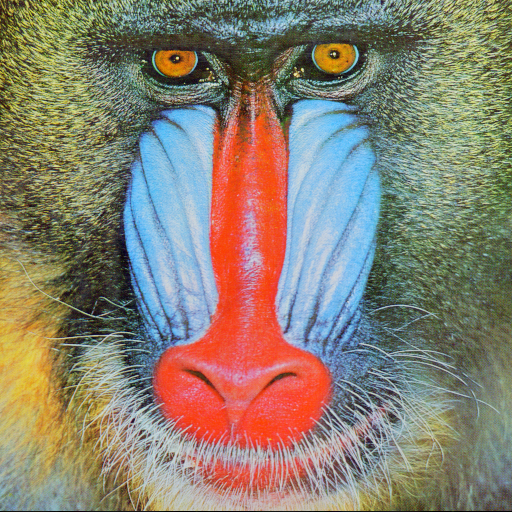
#> input picture baboon.tif, 512 x 512 px
$ python main.py
#> lines starting #> are read from the running program, lines starting #| are printed output that depends on the picture; after the words box and inside, x2 and y2 are one past the last pixel; in counts of white or black regions, pixels touching at a corner belong together
#> further down, baboon is the input picture: shape (512, 512, 3); mean B, G, R 113.1, 128.9, 137.4
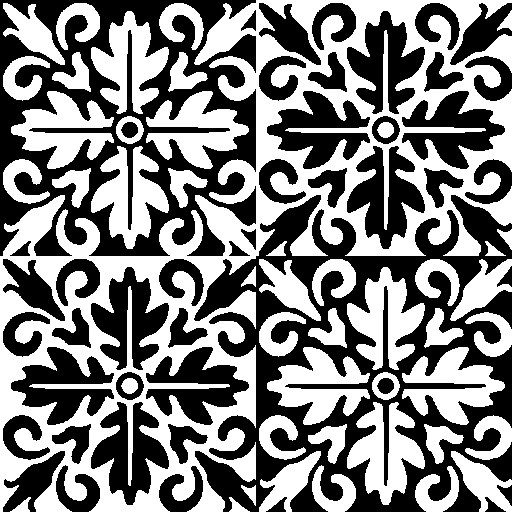
#> input picture ornament.tif, 512 x 512 px
#> further down, watermark_image is the input picture: shape (512, 512, 3); 50% white; 46 white regions, largest, box (x1, y1, x2, y2) and area: (0, 0, 512, 512) 71134, (91, 146, 169, 249) 3959, (347, 402, 425, 505) 3959
import cv2
import numpy as np

# 0 - blue
# 1 - green
# 2 - red

RED_COEF = 77 / 256
GREEN_COEF = 150 / 256
BLUE_COEF = 29 / 256

RED = 'red'
GREEN = 'green'
BLUE = 'blue'

RED_BIT_PLACE_NUMBER = 2
BLUE_BIT_PLACE_NUMBER = 3

DELTA = 4 + 4 * 17 % 3


def get_bit_place(channel, place_num):
    return channel & (2 ** (place_num - 1))


def get_channel(image, channel):
    b, g, r = cv2.split(image)
    if channel == BLUE:
        return b
    if channel == GREEN:
        return g
    if channel == RED:
        return r


def merge_channels(channel, color_channel_string):
    r = get_channel(baboon, RED)
    g = get_channel(baboon, GREEN)
    b = get_channel(baboon, BLUE)

    if color_channel_string == BLUE:
        return cv2.merge([channel, g, r])
    if color_channel_string == RED:
        return cv2.merge([b, g, channel])
    if color_channel_string == GREEN:
        return cv2.merge([b, channel, r])


def svi1_encode(original_image, water_mark_image, color_channel_string, bit_plate_number,
                second_channel_string, second_bit_plate_number):

#> called with color_channel_string = 'blue', bit_plate_number = 3, second_channel_string = 'red', second_bit_plate_number = 2
    clear_bit_place = 255 - (2 ** (bit_plate_number - 1))
    prepared_watermark_colored = ((water_mark_image / 255) * (2 ** (bit_plate_number - 1))).astype(np.uint8)
    binary_watermark = get_channel(prepared_watermark_colored, color_channel_string)
    # if clear_bit_place == 251: 251 = 11111011, зануляем 3-ю битовую плоскость
    channel_with_empty_bit_place = get_channel(original_image, color_channel_string) & clear_bit_place
#> call 2 of get_channel, with channel = 'blue'
#> in get_channel (call 2), `b, g, r = cv2.split(image)`:
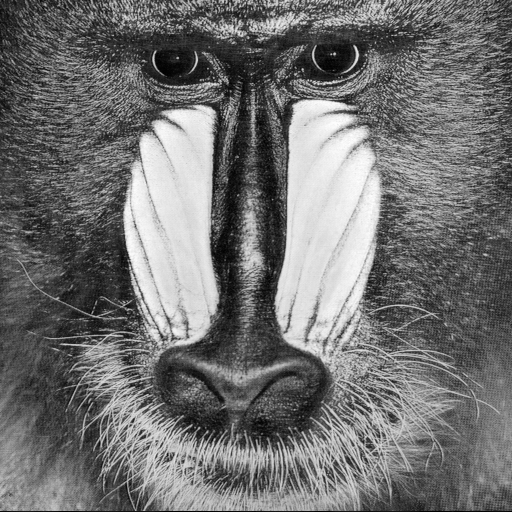
#> b: shape (512, 512); min 0, max 255, mean 113.1
#> in get_channel (call 2), `b, g, r = cv2.split(image)`:
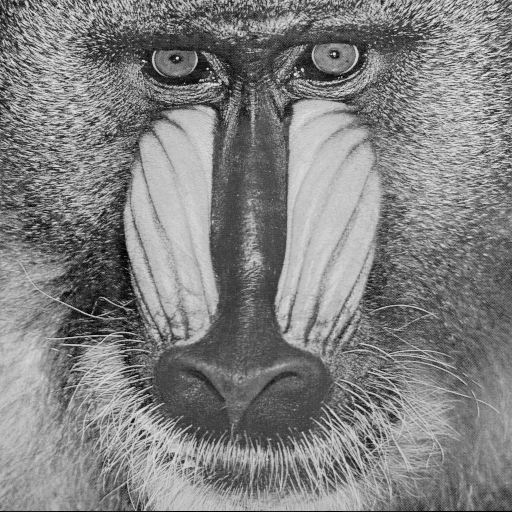
#> g: shape (512, 512); min 0, max 236, mean 128.9
#> in get_channel (call 2), `b, g, r = cv2.split(image)`:
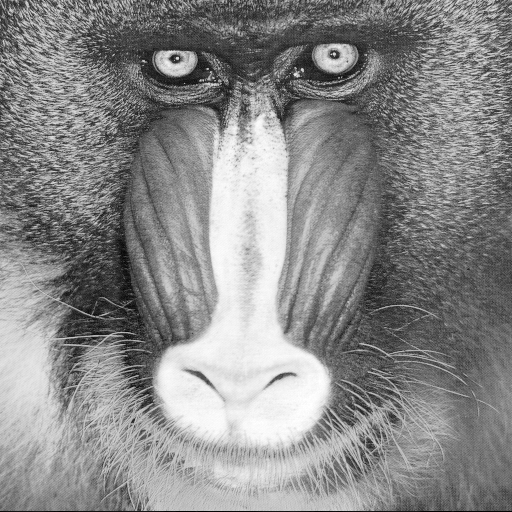
#> r: shape (512, 512); min 0, max 255, mean 137.4
    channel_with_watermark = channel_with_empty_bit_place | binary_watermark

    second_channel = get_channel(baboon, second_channel_string)
    second_bit_place = get_bit_place(second_channel, second_bit_plate_number)
#> in get_bit_place, `return channel & (2 ** (place_num - 1))`:
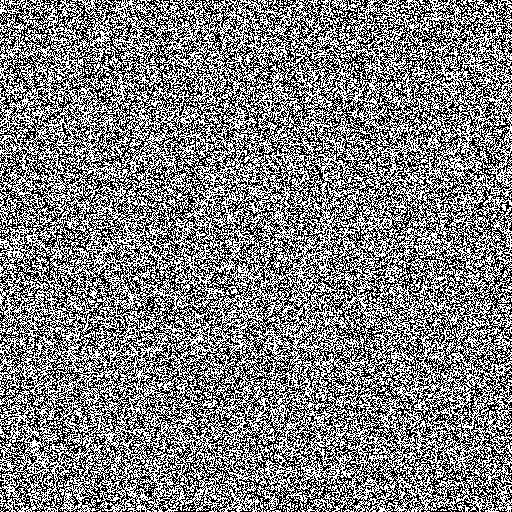
#> returned value: shape (512, 512); values 0 (black) and 2 (white), 50.3% white; black in thin lines or dots
    channel_result = channel_with_watermark ^ second_bit_place

    return merge_channels(channel_result, color_channel_string)


def svi1_decode(encode_image, first_bit_place_number, second_bit_place_number
                , first_color_channel_string, second_color_channel_string):
#> called with first_bit_place_number = 3, second_bit_place_number = 2, first_color_channel_string = 'blue', second_color_channel_string = 'red'
    second_channel = get_channel(baboon, second_color_channel_string)
    second_bit_place = get_bit_place(second_channel, second_bit_place_number)

    first_channel = get_channel(encode_image, first_color_channel_string)
    first_bit_place = get_bit_place(first_channel, first_bit_place_number)

    return first_bit_place ^ second_bit_place
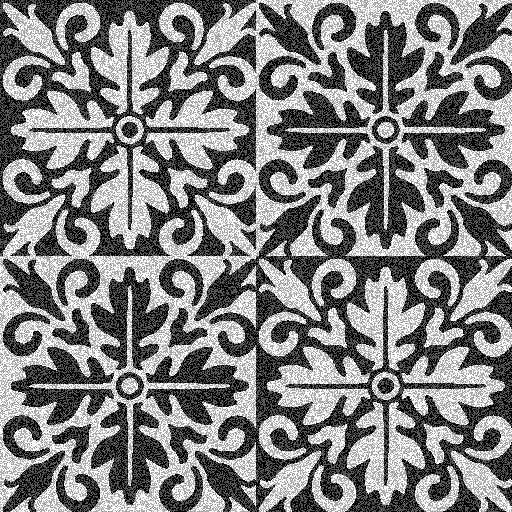
#> returned value: shape (512, 512); min 0, max 6, mean 3.01; drawn with min black and max white


def svi4_encode(original_image, watermark, color_channel_string, delta):
#> called with color_channel_string = 'red', delta = 6
    height, width, channels = original_image.shape
#> height = 512; width = 512; channels = 3
    rounded_white_noise = (np.round(np.random.uniform(0.0, delta - 1, (height, width)))).astype("uint8")

    cv2.imshow("Noise", rounded_white_noise)
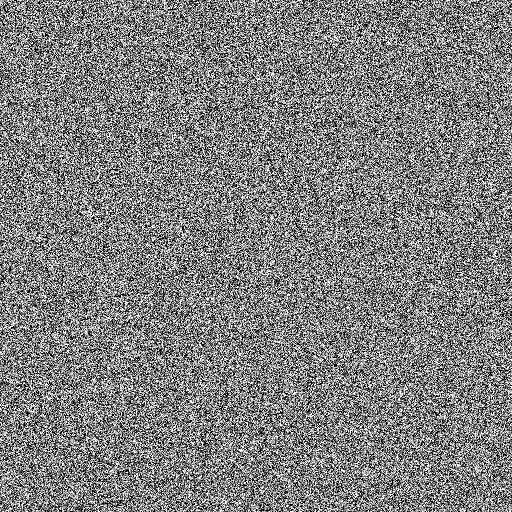
#> window 'Noise': shape (512, 512); min 0, max 5, mean 2.5; drawn with min black and max white

    extracted_channel = get_channel(original_image, color_channel_string)
    binary_watermark = get_channel(watermark, color_channel_string)
    changed_channel = (extracted_channel // (2 * delta) * (2 * delta)) + binary_watermark * delta + rounded_white_noise

    return rounded_white_noise, merge_channels(changed_channel, color_channel_string)


def svi4_decode(encode_image, original_image, noise, color_channel, delta):
#> called with color_channel = 'red', delta = 6
    encoded_image_channel = get_channel(encode_image, color_channel)
    original_image_channel = get_channel(original_image, color_channel)
    return (encoded_image_channel - noise - (original_image_channel // (2 * delta) * 2 * delta)) / delta


if __name__ == '__main__':
    baboon = cv2.imread('baboon.tif')
    watermark_image = cv2.imread('ornament.tif')
    svi1_result = None
    svi1_decode_result = None
    if RED_BIT_PLACE_NUMBER * RED_COEF > BLUE_BIT_PLACE_NUMBER * BLUE_COEF:
        svi1_result = svi1_encode(baboon, watermark_image, BLUE, BLUE_BIT_PLACE_NUMBER, RED, RED_BIT_PLACE_NUMBER)
        svi1_decode_result = svi1_decode(svi1_result, BLUE_BIT_PLACE_NUMBER, RED_BIT_PLACE_NUMBER, BLUE, RED)
    else:
        svi1_result = svi1_encode(baboon, watermark_image, BLUE, BLUE_BIT_PLACE_NUMBER, RED, RED_BIT_PLACE_NUMBER)
        svi1_decode_result = svi1_decode(svi1_result, RED_BIT_PLACE_NUMBER, BLUE_BIT_PLACE_NUMBER, RED, BLUE)
    cv2.imshow("Source Image", baboon)
    cv2.imshow("SVI-1 Encoded", svi1_result)
    cv2.imshow("SVI-1 Decoded", svi1_decode_result)

    cv2.waitKey(0)

    # СВИ-4
    result_noise, svi4_encode_result = svi4_encode(baboon, watermark_image, RED, DELTA)
    svi4_decode_result = svi4_decode(svi4_encode_result, baboon, result_noise, RED, DELTA)

    cv2.imshow("Source Image", baboon)
    cv2.imshow("SVI-4 Encoded", svi4_encode_result)
    cv2.imshow("SVI-4 Decoded", svi4_decode_result)

    cv2.waitKey(0)
